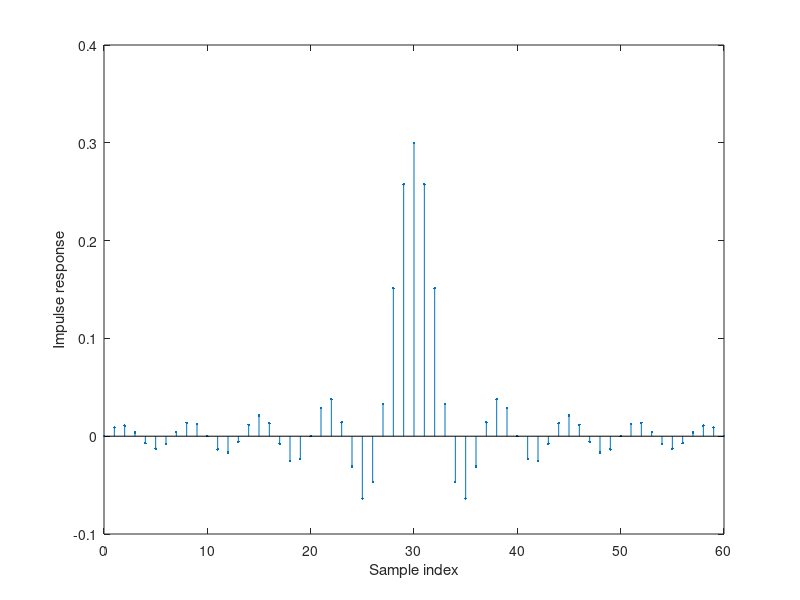
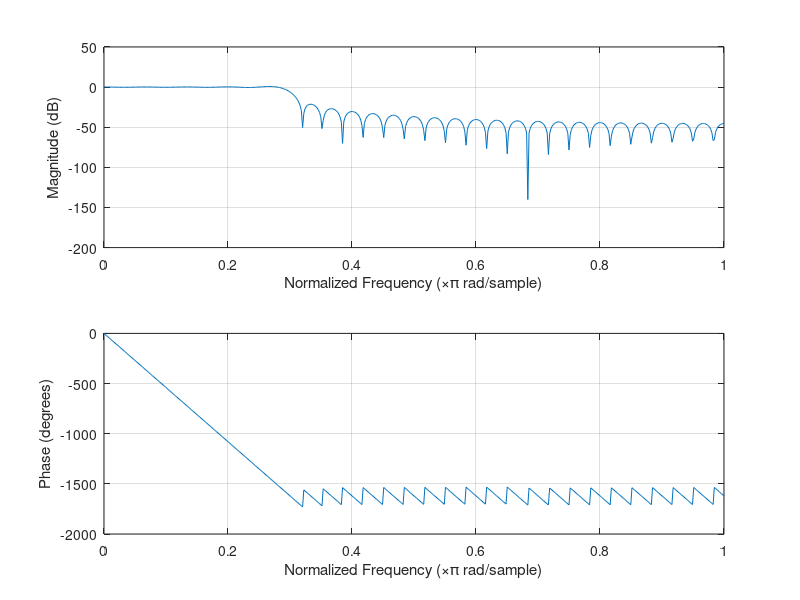
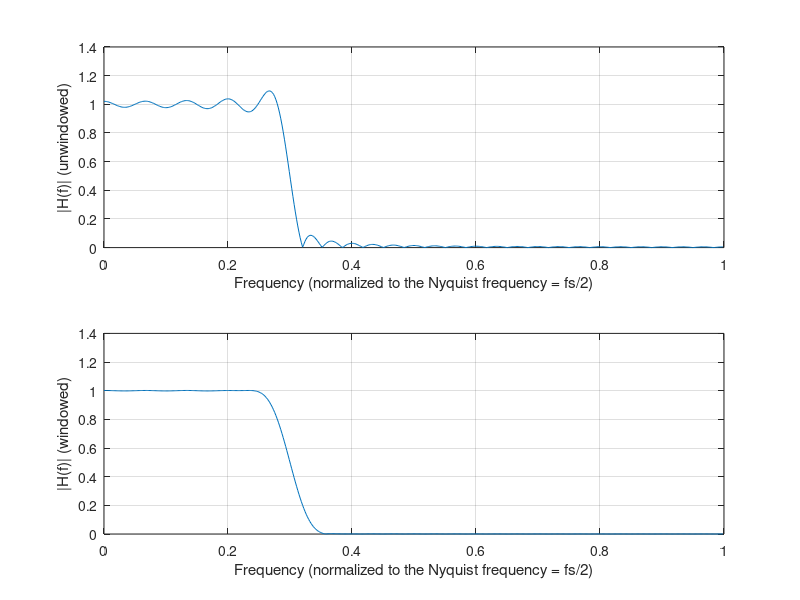

These charts were generated, in order, by the following MATLAB code:
% File: c5 FIRdesign.m
L = 30;
% 2L+1 total points
lam = 0.3;
% normalized cutoff frequency
m = -L:1:L;
% vector of points
bp = sin(pi*lam*(m+eps))./(pi*(m+eps)); % impulse response
stem(0:2*L,bp,'.')
% plot impulse response
xlabel('Sample index')
ylabel('Impulse response')
figure; a = 1; freqz(bp,a)
% plot amp and phase response
figure; subplot(2,1,1)
% new figure
[H w] = freqz(bp,a);
plot(w/pi,abs(H)); grid;
% unwindowed amp response
xlabel('Frequency (normalized to the Nyquist frequency = fs/2)')
ylabel('|H(f)| (unwindowed)')
subplot(2,1,2)
w = 0.54+0.46*cos(pi*m/L);
% Hamming window
wbp = bp.*w;
% apply window
[H w] = freqz(wbp,a);
plot(w/pi,abs(H)); grid;
% windowed amp response
xlabel('Frequency (normalized to the Nyquist frequency = fs/2)')
ylabel('|H(f)| (windowed)')
% End of script file.